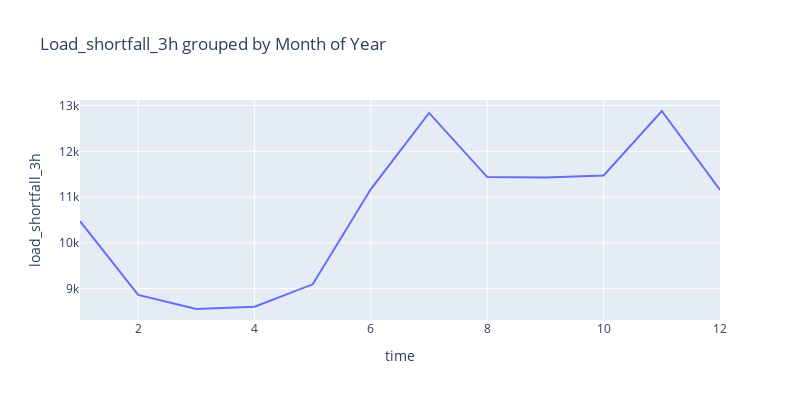

The cell this chart's notebook holds for it:
### Code cell
px.line(train_data.groupby([train_data['time'].astype('datetime64').dt.month])['load_shortfall_3h'].mean(),
        title = 'Load_shortfall_3h grouped by Month of Year',
        y='load_shortfall_3h', width =800, height=400)

### Figure 1 — Plotly figure (JSON) as saved in the notebook; plotly's stock layout.template omitted (floating-point values rounded to 4 significant figures)
{"data": [{"hovertemplate": "time=%{x}<br>load_shortfall_3h=%{y}<extra></extra>", "legendgroup": "", "line": {"color": "#636efa", "dash": "solid"}, "marker": {"symbol": "circle"}, "mode": "lines", "name": "", "orientation": "v", "showlegend": false, "type": "scatter", "x": [1, 2, 3, 4, 5, 6, 7, 8, 9, 10, 11, 12], "xaxis": "x", "y": [10470.0, 8863.0, 8554.0, 8603.0, 9094.0, 11180.0, 12840.0, 11440.0, 11430.0, 11470.0, 12880.0, 11160.0], "yaxis": "y"}], "layout": {"height": 400, "legend": {"tracegroupgap": 0}, "title": {"text": "Load_shortfall_3h grouped by Month of Year"}, "width": 800, "xaxis": {"anchor": "y", "domain": [0, 1], "title": {"text": "time"}}, "yaxis": {"anchor": "x", "domain": [0, 1], "title": {"text": "load_shortfall_3h"}}}}
